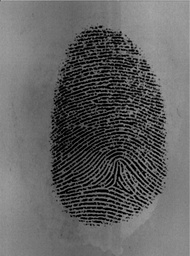
#> input picture images/ppf1.jpg, 190 x 256 px, shrunk from 416 x 560 before the run
$ python main.py images/ppf1.jpg
#> lines starting #> are read from the running program, lines starting #| are printed output that depends on the picture
### image.py
import os
from const import GABOR_RECOMMEND_HEIGHT_BLOCKS_COUNT
from crossing_number import calculate_minutiaes
from gabor import gabor
from thining import make_thin
import utils
from PIL import Image as PIL_Image


class Image(object):
    def __init__(self, image_path):
        self.image_path = image_path
        self.image = PIL_Image.open(image_path)
        self._convert_color()
        self.block_size = None  # Gabor blocks

    def _convert_color(self):
        self.image = self.image.convert("L")

    def crop_image(self):
        w, h = self.image.size
        self.block_size = w // GABOR_RECOMMEND_HEIGHT_BLOCKS_COUNT
        rh = h % self.block_size
        rw = w % self.block_size
        self.image = self.image.crop((0, 0, w - rw, h - rh))

    def apply_gabor_filter(self):
        f = lambda x, y: 2 * x * y
        g = lambda x, y: x ** 2 - y ** 2

        angles = utils.calculate_angles(self.image, self.block_size, f, g)
        print("calculating orientation done")  # Todo: Doesnt work

        angles = utils.smooth_angles(angles)
        print("smoothing angles done")

        self.image = gabor(self.image, self.block_size, angles)

    def thin_lines(self):  # TODO: too slow
        make_thin(self.image)

    def calculate_minutiases(self):
        self.image = calculate_minutiaes(self.image)
        self.image.show()

    def save_to_disk(self):
        base_image_name = os.path.splitext(os.path.basename(self.image_path))[0]
        self.image.save(base_image_name + "_result.jpeg", "JPEG")

    def save_to_db(self):
        # TODO: db model
        pass

### utils.py
# coding=utf-8
from PIL import ImageDraw
import math
import copy

import sobel


def apply_kernel_at(get_value, kernel, i, j):
    """ Применяет маску к текущей части изображения, с координатами i,j """
    kernel_size = len(kernel)
    result = 0
    for k in range(0, kernel_size):
        for l in range(0, kernel_size):
            pixel = get_value(i + k - kernel_size // 2, j + l - kernel_size // 2)
            result += pixel * kernel[k][l]
    return result


def apply_to_each_pixel(pixels, f):
    """ Выполняет функцию f для каждого пикселя изображения """
    for i in range(0, len(pixels)):
        for j in range(0, len(pixels[i])):
            pixels[i][j] = f(pixels[i][j])


def calculate_angles(im, W, f, g):
    (x, y) = im.size
    im_load = im.load()
    get_pixel = lambda x, y: im_load[x, y]

    ySobel = sobel.sobelOperator
    xSobel = transpose(sobel.sobelOperator)

    result = [[] for i in range(1, x, W)]

    for i in range(1, x, W):
        for j in range(1, y, W):
            nominator = 0
            denominator = 0
            for k in range(i, min(i + W, x - 1)):
                for l in range(j, min(j + W, y - 1)):
                    Gx = apply_kernel_at(get_pixel, xSobel, k, l)
                    Gy = apply_kernel_at(get_pixel, ySobel, k, l)
                    nominator += f(Gx, Gy)
                    denominator += g(Gx, Gy)
            angle = (math.pi + math.atan2(nominator, denominator)) / 2
            result[(i - 1) // W].append(angle)

    return result


# [6 lines left out: function flatten, not called in this run]
    # return reduce(lambda x, y: x + y, ls, [])


def transpose(ls):
    """ Транспонирует массив """
    return list(map(list, zip(*ls)))


def gauss(x, y):
    ssigma = 1.0
    temp = (1 / (2 * math.pi * ssigma)) * math.exp(-(x * x + y * y) / (2 * ssigma))
    return temp


def kernel_from_function(size, f):
    kernel = [[] for i in range(0, size)]
    for i in range(0, size):
        for j in range(0, size):
            temp = f(i - size // 2, j - size // 2)
            kernel[i].append(temp)
    return kernel


def gauss_kernel(size):
    return kernel_from_function(size, gauss)


def apply_kernel(pixels, kernel):
    """ Применяет маску ко всему изображению изображению. """
    apply_kernel_with_f(pixels, kernel, lambda old, new: new)


def apply_kernel_with_f(pixels, kernel, f):
    """ Применяет маску ко всему изображению изображению.
    Для каждого участка выполняет функцию f(old_pixel,new_pixel)"""
    size = len(kernel)
    for i in range(size // 2, len(pixels) - size // 2):
        for j in range(size // 2, len(pixels[i]) - size // 2):
            pixels[i][j] = f(pixels[i][j], apply_kernel_at(lambda x, y: pixels[x][y], kernel, i, j))


def smooth_angles(angles):
    cos_angles = copy.deepcopy(angles)
    sin_angles = copy.deepcopy(angles)
    apply_to_each_pixel(cos_angles, lambda x: math.cos(2 * x))
    apply_to_each_pixel(sin_angles, lambda x: math.sin(2 * x))

    kernel = gauss_kernel(5)
    apply_kernel(cos_angles, kernel)
    apply_kernel(sin_angles, kernel)

    for i in range(0, len(cos_angles)):
        for j in range(0, len(cos_angles[i])):
            cos_angles[i][j] = (math.atan2(sin_angles[i][j], cos_angles[i][j])) / 2

    return cos_angles


# [22 lines left out: functions load_image, load_pixels, not called in this run]


def get_line_ends(i, j, W, tang):
    if -1 <= tang and tang <= 1:
        begin = (i, (-W / 2) * tang + j + W / 2)
        end = (i + W, (W / 2) * tang + j + W / 2)
    else:
        begin = (i + W / 2 + W / (2 * tang), j + W / 2)
        end = (i + W / 2 - W / (2 * tang), j - W / 2)
    return (begin, end)


# [16 lines left out: function draw_lines, not called in this run]

### frequency.py
# Metody biometryczne
# Przemyslaw Pastuszka

from PIL import Image, ImageDraw
import utils
import argparse
import math
import functools


def points_on_line(line, W):
    im = Image.new("L", (W, 3 * W), 100)
    draw = ImageDraw.Draw(im)
    draw.line([(0, line(0) + W), (W, line(W) + W)], fill=10)
    im_load = im.load()

    points = []
    for x in range(0, W):
        for y in range(0, 3 * W):
            if im_load[x, y] == 10:
                points.append((x, y - W))

    del draw
    del im

    dist = lambda x, y: (x - W / 2) ** 2 + (y - W / 2) ** 2

    return sorted(points, key=functools.cmp_to_key(lambda x, y: dist(*x) < dist(*y)))[:W]


def vec_and_step(tang, W):
    (begin, end) = utils.get_line_ends(0, 0, W, tang)
    (x_vec, y_vec) = (end[0] - begin[0], end[1] - begin[1])
    length = math.hypot(x_vec, y_vec)
    (x_norm, y_norm) = (x_vec / length, y_vec / length)
    step = length / W

    return (x_norm, y_norm, step)


def block_frequency(i, j, W, angle, im_load):
    tang = math.tan(angle)
    ortho_tang = -1 / tang

    (x_norm, y_norm, step) = vec_and_step(tang, W)
    (x_corner, y_corner) = (0 if x_norm >= 0 else W, 0 if y_norm >= 0 else W)

    grey_levels = []

    for k in range(0, W):
        line = lambda x: (x - x_norm * k * step - x_corner) * ortho_tang + y_norm * k * step + y_corner
        points = points_on_line(line, W)
        level = 0
        for point in points:
            level += im_load[point[0] + i * W, point[1] + j * W]
        grey_levels.append(level)

    treshold = 100
    upward = False
    last_level = 0
    last_bottom = 0
    count = 0.0
    spaces = len(grey_levels)
    for level in grey_levels:
        if level < last_bottom:
            last_bottom = level
        if upward and level < last_level:
            upward = False
            if last_bottom + treshold < last_level:
                count += 1
                last_bottom = last_level
        if level > last_level:
            upward = True
        last_level = level

    return count / spaces if spaces > 0 else 0


def freq(im, W, angles):
    (x, y) = im.size
    im_load = im.load()
    freqs = [[0] for i in range(0, x, W)]

    for i in range(1, x // W - 1):
        for j in range(1, y // W - 1):
            freq = block_frequency(i, j, W, angles[i][j], im_load)
            freqs[i].append(freq)
        freqs[i].append(0)

    freqs[0] = freqs[-1] = [0 for i in range(0, y // W)]

    return freqs


# [11 lines left out: function freq_img, not called in this run]


# [22 lines that do not run on import are left out]

### gabor.py
# coding=utf-8
"""
Фильтр Габора
https://ru.wikipedia.org/wiki/%D0%A4%D0%B8%D0%BB%D1%8C%D1%82%D1%80_%D0%93%D0%B0%D0%B1%D0%BE%D1%80%D0%B0
"""
from PIL import Image
import argparse
import math
import os

import utils
import frequency


def gabor_kernel(W, angle, freq):
    cos = math.cos(angle)
    sin = math.sin(angle)

    yangle = lambda x, y: x * cos + y * sin
    xangle = lambda x, y: -x * sin + y * cos

    xsigma = ysigma = 4

    return utils.kernel_from_function(W, lambda x, y:
    math.exp(-((xangle(x, y) ** 2) / (xsigma ** 2) +
               (yangle(x, y) ** 2) / (ysigma ** 2)) / 2) *
    math.cos(2 * math.pi * freq * xangle(x, y)))


def gabor(im, W, angles):
    (x, y) = im.size
    im_load = im.load()

    freqs = frequency.freq(im, W, angles)
    print("computing local ridge frequency done")

    gauss = utils.gauss_kernel(3)
    utils.apply_kernel(freqs, gauss)

    for i in range(1, x // W - 1):
        for j in range(1, y // W - 1):
            kernel = gabor_kernel(W, angles[i][j], freqs[i][j])
            for k in range(0, W):
                for l in range(0, W):
                    im_load[i * W + k, j * W + l] = utils.apply_kernel_at(
                            lambda x, y: im_load[x, y],
                            kernel,
                            i * W + k,
                            j * W + l)

    return im


# [28 lines that do not run on import are left out]

### main.py
#!/usr/bin/env python3
# coding=utf-8
import argparse

from image import Image


def main(image_path):
    di = Image(image_path)
#> in __init__, self.image is the input picture: PIL image 190x256 RGB; min 0, max 171, mean 98.6
    di.crop_image()
#> in crop_image, `self.image = self.image.crop((0, 0, w - rw, h - rh))`:
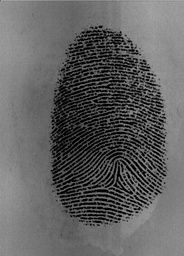
#> self.image: PIL image 184x256 L; min 0, max 169, mean 97.3
    di.apply_gabor_filter()
#> the loop in apply_to_each_pixel, `for i in range(0, len(pixels)):` made 23 passes
#> the loop in apply_to_each_pixel (call 2), `for i in range(0, len(pixels)):` made 23 passes
#> the loop in apply_kernel_with_f, `for i in range(size // 2, len(pixels) - size // 2):` made 19 passes
#> the loop in apply_kernel_with_f (call 2), `for i in range(size // 2, len(pixels) - size // 2):` made 19 passes
#> the loop in smooth_angles, `for i in range(0, len(cos_angles)):` made 23 passes
    di.thin_lines()
    di.calculate_minutiases()

    if args.save:
        di.save_to_disk()


if __name__ == "__main__":
    parser = argparse.ArgumentParser(description="Biometrics")
    parser.add_argument("image", nargs=1, help="Path to image")
    parser.add_argument("--save", action='store_true', help="Save result image as src_image_result.jpeg")
    args = parser.parse_args()

#> (the run stopped early here; a loop or call above may not have finished)
